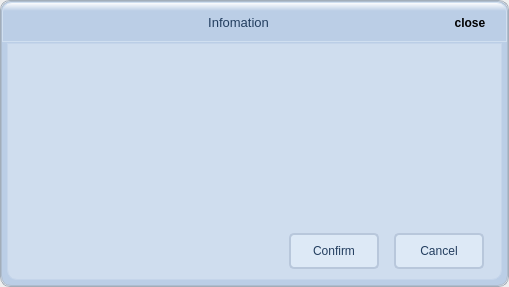
<?xml version="1.0" encoding="UTF-8"?>
<ui version="4.0">
 <class>CDialogMessageInfo</class>
 <widget class="QDialog" name="CDialogMessageInfo">
  <property name="windowModality">
   <enum>Qt::ApplicationModal</enum>
  </property>
  <property name="geometry">
   <rect>
    <x>0</x>
    <y>0</y>
    <width>509</width>
    <height>287</height>
   </rect>
  </property>
  <property name="sizePolicy">
   <sizepolicy hsizetype="Fixed" vsizetype="Fixed">
    <horstretch>0</horstretch>
    <verstretch>0</verstretch>
   </sizepolicy>
  </property>
  <property name="windowTitle">
   <string>Dialog</string>
  </property>
  <property name="styleSheet">
   <string notr="true">QDialog#CDialogMessageInfo{
	border:1px solid rgb(162, 173, 185);
	border-radius:10px;
} </string>
  </property>
  <property name="modal">
   <bool>true</bool>
  </property>
  <layout class="QVBoxLayout" name="verticalLayout">
   <property name="spacing">
    <number>0</number>
   </property>
   <property name="leftMargin">
    <number>1</number>
   </property>
   <property name="topMargin">
    <number>1</number>
   </property>
   <property name="rightMargin">
    <number>1</number>
   </property>
   <property name="bottomMargin">
    <number>1</number>
   </property>
   <item>
    <widget class="QWidget" name="wg1Base" native="true">
     <property name="sizePolicy">
      <sizepolicy hsizetype="Ignored" vsizetype="Ignored">
       <horstretch>0</horstretch>
       <verstretch>0</verstretch>
      </sizepolicy>
     </property>
     <property name="styleSheet">
      <string notr="true">QWidget#wg1Base{
	border:1px solid rgb(174, 189, 207);
	border-radius:10px;
	background-color: rgb(187, 206, 230);
}
</string>
     </property>
     <layout class="QVBoxLayout" name="verticalLayout_2">
      <property name="spacing">
       <number>1</number>
      </property>
      <property name="leftMargin">
       <number>1</number>
      </property>
      <property name="topMargin">
       <number>1</number>
      </property>
      <property name="rightMargin">
       <number>1</number>
      </property>
      <property name="bottomMargin">
       <number>1</number>
      </property>
      <item>
       <widget class="QWidget" name="wg2Title" native="true">
        <property name="sizePolicy">
         <sizepolicy hsizetype="Expanding" vsizetype="Fixed">
          <horstretch>0</horstretch>
          <verstretch>0</verstretch>
         </sizepolicy>
        </property>
        <property name="minimumSize">
         <size>
          <width>0</width>
          <height>40</height>
         </size>
        </property>
        <property name="maximumSize">
         <size>
          <width>16777215</width>
          <height>40</height>
         </size>
        </property>
        <property name="styleSheet">
         <string notr="true">QWidget#wg2Title{
	border:1px solid rgb(208, 223, 240);
	border-top-left-radius:	10px;
	border-top-right-radius: 10px;
	background-color: qlineargradient(spread:pad, x1:1, y1:0, x2:1, y2:1, stop:0 rgba(255, 255, 255, 255), stop:0.213483 rgba(187, 206, 230, 255));
}</string>
        </property>
        <layout class="QHBoxLayout" name="horizontalLayout">
         <property name="spacing">
          <number>0</number>
         </property>
         <property name="leftMargin">
          <number>5</number>
         </property>
         <property name="topMargin">
          <number>5</number>
         </property>
         <property name="rightMargin">
          <number>5</number>
         </property>
         <property name="bottomMargin">
          <number>5</number>
         </property>
         <item>
          <widget class="QLabel" name="labLogo">
           <property name="sizePolicy">
            <sizepolicy hsizetype="Fixed" vsizetype="Fixed">
             <horstretch>0</horstretch>
             <verstretch>0</verstretch>
            </sizepolicy>
           </property>
           <property name="minimumSize">
            <size>
             <width>32</width>
             <height>32</height>
            </size>
           </property>
           <property name="maximumSize">
            <size>
             <width>32</width>
             <height>32</height>
            </size>
           </property>
           <property name="styleSheet">
            <string notr="true">background-color: transparent;
border: transparent;</string>
           </property>
           <property name="text">
            <string/>
           </property>
           <property name="pixmap">
            <pixmap>:/res/logo.png</pixmap>
           </property>
          </widget>
         </item>
         <item>
          <widget class="QLabel" name="labTitle">
           <property name="sizePolicy">
            <sizepolicy hsizetype="Expanding" vsizetype="Expanding">
             <horstretch>0</horstretch>
             <verstretch>0</verstretch>
            </sizepolicy>
           </property>
           <property name="font">
            <font>
             <family>Microsoft YaHei UI</family>
             <pointsize>10</pointsize>
            </font>
           </property>
           <property name="styleSheet">
            <string notr="true">color: rgb(35, 62, 95);
background-color: transparent;
border: transparent;</string>
           </property>
           <property name="text">
            <string>Infomation</string>
           </property>
           <property name="alignment">
            <set>Qt::AlignCenter</set>
           </property>
           <property name="wordWrap">
            <bool>false</bool>
           </property>
          </widget>
         </item>
         <item>
          <widget class="QPushButton" name="btnClose">
           <property name="sizePolicy">
            <sizepolicy hsizetype="Fixed" vsizetype="Fixed">
             <horstretch>0</horstretch>
             <verstretch>0</verstretch>
            </sizepolicy>
           </property>
           <property name="minimumSize">
            <size>
             <width>64</width>
             <height>32</height>
            </size>
           </property>
           <property name="maximumSize">
            <size>
             <width>64</width>
             <height>32</height>
            </size>
           </property>
           <property name="font">
            <font>
             <family>Microsoft YaHei UI</family>
             <weight>75</weight>
             <bold>true</bold>
            </font>
           </property>
           <property name="toolTip">
            <string>Close</string>
           </property>
           <property name="statusTip">
            <string/>
           </property>
           <property name="styleSheet">
            <string notr="true">QPushButton {
	border: transparent;
	background-color: transparent;
}

QPushButton:hover {
	border:1px solid rgb(171, 189, 212);
	background-color: rgb(250, 81, 81);
	border-radius:3px;
}

QPushButton:pressed {
	border:1px solid rgb(171, 189, 212);
	background-color: rgb(200, 81, 81);
	border-radius:3px;
}</string>
           </property>
           <property name="text">
            <string>close</string>
           </property>
           <property name="flat">
            <bool>true</bool>
           </property>
          </widget>
         </item>
        </layout>
       </widget>
      </item>
      <item>
       <widget class="QWidget" name="wg3Content" native="true">
        <property name="sizePolicy">
         <sizepolicy hsizetype="Expanding" vsizetype="Expanding">
          <horstretch>0</horstretch>
          <verstretch>0</verstretch>
         </sizepolicy>
        </property>
        <property name="styleSheet">
         <string notr="true">QWidget#wg3Content{
	border: transparent;
	border-bottom-left-radius:	10px;
	border-bottom-right-radius: 10px;
}</string>
        </property>
        <layout class="QVBoxLayout" name="verticalLayout_3">
         <property name="spacing">
          <number>0</number>
         </property>
         <property name="leftMargin">
          <number>5</number>
         </property>
         <property name="topMargin">
          <number>0</number>
         </property>
         <property name="rightMargin">
          <number>5</number>
         </property>
         <property name="bottomMargin">
          <number>5</number>
         </property>
         <item>
          <widget class="QWidget" name="wg4Center" native="true">
           <property name="sizePolicy">
            <sizepolicy hsizetype="Expanding" vsizetype="Expanding">
             <horstretch>0</horstretch>
             <verstretch>0</verstretch>
            </sizepolicy>
           </property>
           <property name="styleSheet">
            <string notr="true">QWidget#wg4Center{
	border:1px solid rgb(197, 213, 234);
	border-bottom-left-radius:	10px;
	border-bottom-right-radius: 10px;
	background-color: rgb(207, 221, 238);
}
</string>
           </property>
           <layout class="QVBoxLayout" name="verticalLayout_4">
            <property name="spacing">
             <number>0</number>
            </property>
            <item>
             <widget class="QWidget" name="wg5Extend" native="true">
              <property name="sizePolicy">
               <sizepolicy hsizetype="Ignored" vsizetype="Ignored">
                <horstretch>0</horstretch>
                <verstretch>0</verstretch>
               </sizepolicy>
              </property>
              <property name="styleSheet">
               <string notr="true">border: transparent;</string>
              </property>
              <layout class="QVBoxLayout" name="verticalLayout_5">
               <item>
                <widget class="QLabel" name="labText">
                 <property name="sizePolicy">
                  <sizepolicy hsizetype="Ignored" vsizetype="Ignored">
                   <horstretch>0</horstretch>
                   <verstretch>0</verstretch>
                  </sizepolicy>
                 </property>
                 <property name="minimumSize">
                  <size>
                   <width>0</width>
                   <height>0</height>
                  </size>
                 </property>
                 <property name="maximumSize">
                  <size>
                   <width>16777215</width>
                   <height>16777215</height>
                  </size>
                 </property>
                 <property name="font">
                  <font>
                   <family>Microsoft YaHei UI</family>
                  </font>
                 </property>
                 <property name="styleSheet">
                  <string notr="true">QLabel {
	color: rgb(35, 62, 95);
	background-color: transparent;
	border: transparent;
}</string>
                 </property>
                 <property name="lineWidth">
                  <number>1</number>
                 </property>
                 <property name="text">
                  <string/>
                 </property>
                 <property name="textFormat">
                  <enum>Qt::PlainText</enum>
                 </property>
                 <property name="scaledContents">
                  <bool>false</bool>
                 </property>
                 <property name="alignment">
                  <set>Qt::AlignCenter</set>
                 </property>
                 <property name="wordWrap">
                  <bool>false</bool>
                 </property>
                 <property name="openExternalLinks">
                  <bool>false</bool>
                 </property>
                </widget>
               </item>
              </layout>
             </widget>
            </item>
            <item>
             <widget class="QWidget" name="wg6Confirm" native="true">
              <property name="sizePolicy">
               <sizepolicy hsizetype="Ignored" vsizetype="Fixed">
                <horstretch>0</horstretch>
                <verstretch>0</verstretch>
               </sizepolicy>
              </property>
              <property name="minimumSize">
               <size>
                <width>0</width>
                <height>40</height>
               </size>
              </property>
              <property name="maximumSize">
               <size>
                <width>16777215</width>
                <height>40</height>
               </size>
              </property>
              <property name="styleSheet">
               <string notr="true">border: transparent;</string>
              </property>
              <layout class="QHBoxLayout" name="horizontalLayout_2">
               <property name="spacing">
                <number>15</number>
               </property>
               <property name="topMargin">
                <number>0</number>
               </property>
               <property name="bottomMargin">
                <number>0</number>
               </property>
               <item>
                <spacer name="horizontalSpacer">
                 <property name="orientation">
                  <enum>Qt::Horizontal</enum>
                 </property>
                 <property name="sizeHint" stdset="0">
                  <size>
                   <width>40</width>
                   <height>20</height>
                  </size>
                 </property>
                </spacer>
               </item>
               <item>
                <widget class="QPushButton" name="btnConfirm">
                 <property name="sizePolicy">
                  <sizepolicy hsizetype="Fixed" vsizetype="Fixed">
                   <horstretch>0</horstretch>
                   <verstretch>0</verstretch>
                  </sizepolicy>
                 </property>
                 <property name="minimumSize">
                  <size>
                   <width>90</width>
                   <height>36</height>
                  </size>
                 </property>
                 <property name="maximumSize">
                  <size>
                   <width>90</width>
                   <height>36</height>
                  </size>
                 </property>
                 <property name="font">
                  <font>
                   <family>Microsoft YaHei UI</family>
                  </font>
                 </property>
                 <property name="styleSheet">
                  <string notr="true">QPushButton {  
	color: rgb(35, 62, 95); 
	background-color: rgb(221, 233, 246);
	border:2px solid rgb(184, 199, 219);
	border-radius:5px;
}

QPushButton:hover {
	color: rgb(35, 62, 95);
   	background-color: rgb(255, 255, 191);
	border:2px solid rgb(184, 199, 219);
	border-radius:5px; 
}  
QPushButton:pressed {
	color: rgb(35, 62, 95);   
 	background-color: rgb(238, 107, 71);
	border:2px solid rgb(184, 199, 219);
	border-radius:5px;
}</string>
                 </property>
                 <property name="text">
                  <string>Confirm</string>
                 </property>
                </widget>
               </item>
               <item>
                <widget class="QPushButton" name="btnCancel">
                 <property name="sizePolicy">
                  <sizepolicy hsizetype="Fixed" vsizetype="Fixed">
                   <horstretch>0</horstretch>
                   <verstretch>0</verstretch>
                  </sizepolicy>
                 </property>
                 <property name="minimumSize">
                  <size>
                   <width>90</width>
                   <height>36</height>
                  </size>
                 </property>
                 <property name="maximumSize">
                  <size>
                   <width>90</width>
                   <height>36</height>
                  </size>
                 </property>
                 <property name="font">
                  <font>
                   <family>Microsoft YaHei UI</family>
                  </font>
                 </property>
                 <property name="styleSheet">
                  <string notr="true">QPushButton {  
	color: rgb(35, 62, 95); 
	background-color: rgb(221, 233, 246);
	border:2px solid rgb(184, 199, 219);
	border-radius:5px;
}

QPushButton:hover {
	color: rgb(35, 62, 95);
   	background-color: rgb(255, 255, 191);
	border:2px solid rgb(184, 199, 219);
	border-radius:5px; 
}  
QPushButton:pressed {
	color: rgb(35, 62, 95);   
 	background-color: rgb(238, 107, 71);
	border:2px solid rgb(184, 199, 219);
	border-radius:5px;
}</string>
                 </property>
                 <property name="text">
                  <string>Cancel</string>
                 </property>
                </widget>
               </item>
              </layout>
             </widget>
            </item>
           </layout>
          </widget>
         </item>
        </layout>
       </widget>
      </item>
     </layout>
    </widget>
   </item>
  </layout>
 </widget>
 <resources/>
 <connections/>
</ui>
